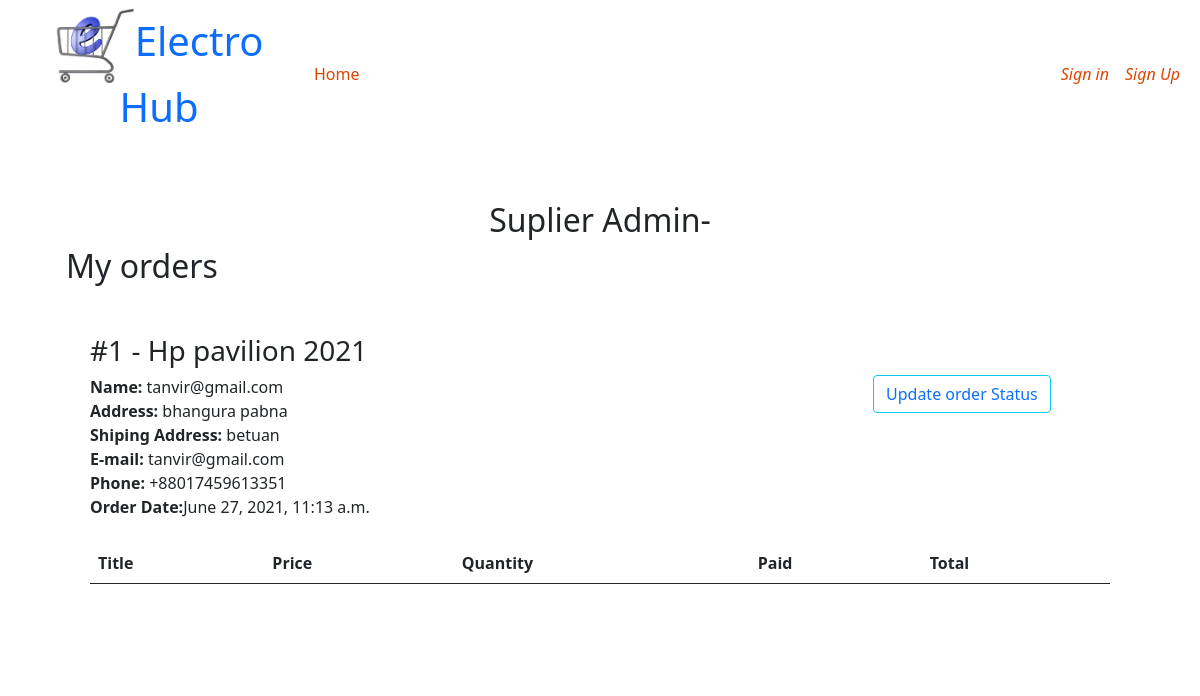
/seller/all/orders, run on the app's committed database.
### order/models.py (models this page shows, shortened)
class Order(models.Model):
    CANCEL = 'cancel'
    PENDING = 'pending'
    RECIVED = 'recived'
    STATUS_CHOICES = (
        (CANCEL, 'cancel'),
        (PENDING,  'pending'),
        (RECIVED, 'recived')
    )
    product = models.ForeignKey(Product, related_name='orders',
                                on_delete=models.CASCADE )
    customer = models.ForeignKey(Customer,
                                 on_delete=models.CASCADE)
    quantity = models.IntegerField(default=1)
    price = models.DecimalField(max_digits=20,decimal_places=15)
    address = models.CharField(max_length=250, default='', blank=True)
    phone = models.CharField(max_length=50, default='', blank=True)
    order_area=models.CharField(max_length=250, default='', blank=True)
    order_status=models.CharField(max_length=20, choices=STATUS_CHOICES, default=PENDING)
    status = models.BooleanField(default=False,null=True,blank=True)
    vendor= models.ManyToManyField(Seller, related_name='orders')
    CASH_ON_DELIVERY = 'cash_on_delivery'
    CARD = 'card'
    PAYMENT_STATUS_CHOICES = (
      (CASH_ON_DELIVERY ,'cash_on_delivery'),
   ( CARD ,'card'),
    )
    payment_status=models.CharField(null=True,blank=True,max_length=20, choices=PAYMENT_STATUS_CHOICES, default=CASH_ON_DELIVERY)
    date = models.DateTimeField(default=timezone.now)

### shop/models.py (models this page shows, shortened)
class Product(models.Model):
    product_type=[
        ('New','New'),
        ('Latest','Latest')
    ]
    width=200
    height=200
    category = models.ForeignKey(Subcategory,related_name="products" ,on_delete=models.CASCADE)
    parent = models.ForeignKey('self', related_name='variants', on_delete=models.CASCADE, blank=True, null=True)
    name = models.CharField(max_length=200)
    slug=models.SlugField(max_length=50,unique=True)
    price = models.IntegerField(default=0)
    currency=models.CharField(max_length=50,default='', null=True ,blank=True)
    del_price=models.CharField(max_length=50,null=True,blank=True)
    offers_price=models.CharField(max_length=60,null=True,blank=True)
    product_type=models.CharField(max_length=70,null=True,blank=True,choices=product_type)
    stock = models.IntegerField(default=1,null=True,blank=True)
    description = models.TextField(verbose_name='description')
    image=models.ImageField(blank=True,upload_to='shop/product/images',width_field='width',height_field='height')
    suplier = models.ForeignKey(Seller, related_name='products',default='admin@gmail.com' ,on_delete=models.CASCADE)
    num_visits = models.IntegerField(default=0)
    last_visit = models.DateTimeField(blank=True, null=True)
    is_featured=models.BooleanField(default=False)
    date_created = models.DateTimeField(auto_now_add=True)
    is_approved=models.BooleanField(default=False)
    def post_images(self):
        return mark_safe('<img src="{}" width="100" hieght="100" />' .format(self.image.url))
    post_images.short_description='Profile picture'
    post_images.alow_tags=True

### users/models.py (models this page shows, shortened)
class CustomUser(AbstractBaseUser, PermissionsMixin):
    email = LowercaseEmailField(_('email address'), unique=True)
    name = models.CharField(max_length=255)
    is_staff = models.BooleanField(default=False)
    is_active = models.BooleanField(default=True)
    is_customer = models.BooleanField(default=False)
    is_seller= models.BooleanField(default=False)
    date_joined = models.DateTimeField(default=timezone.now)
    phone=PhoneNumberField(default='+880')
    profession=models.CharField(max_length=500,default='')
    address = models.CharField(max_length=1000,default='')
    Company_name = models.CharField(max_length=250 ,default='')
    warehouse_location = models.CharField(max_length=1000 ,default='')
    goodstype=models.CharField(max_length=250 ,default='')
    images=models.ImageField(upload_to='profile/images' ,verbose_name='profile_pic',max_length=200,default='profile.jpg',blank=True)
    email_confirmed = models.BooleanField(default=False)
    class Meta:
        ordering=('-pk',)
    def post_images(self):
        return mark_safe('<img src="{}" width="100" hieght="100" />' .format(self.images.url))
    post_images.short_description='Profile picture'
    post_images.alow_tags=True
    class Types(models.TextChoices):
        CUSTOMER = "Customer", "CUSTOMER"
        SELLER = "Seller", "SELLER"
    types=list[Types.CUSTOMER]
    default_type = types
    type = MultiSelectField(choices=Types.choices, default=[], null=True, blank=True)
    USERNAME_FIELD = 'email'
    REQUIRED_FIELDS = []
    objects = CustomUserManager()
    def __str__(self):
        return self.email

### seller/views.py (the view)
# urls.py: path('all/orders', AllOrder, name='all_orders'),
def AllOrder(request):
    orders=Order.objects.all().order_by('-id')
    orderitem=OrderItem.get_orderitem_by_seller(orders)
    return render(request, template_name='allorders.html', context={'orders':orders,'orderitem':orderitem })

### order/models.py (called while the page is built)
    @staticmethod
    def get_orderitem_by_seller(order_id):
        return OrderItem.objects.filter(order__in=order_id ).order_by('-product')

### shop/context_processors.py (called while the page is built)
def main_categories(request):
    main_categories=Subcategory.objects.filter(parent=None).order_by('pk')
    main_1st=main_categories[0:2]
    main_2nd=main_categories[2:]
    info=MyShop.objects.all()
    return {'main_categories':main_categories,'main_1st':main_1st,'main_2nd':main_2nd ,'info':info}

### seller/templates/allorders.html (shortened to what this page needs)
{% extends 'seller_base.html'%}
{%block content%}
{% load crispy_forms_tags %}
<div class="container emp-profile">
   <center> <h2>Suplier Admin- {{vendor.name}}</h2></center>
            <form method="post">
                <div class="box">
                    <h2 class="is-size-3 mb-4">My orders</h2>
                    {% if orders %}
                        {% for order in orders %}
                            <div class="{% if order.fully_paid %}has-background-success-light{% else %}has-background-info-light{% endif %} mb-2 p-4">
                                <div class="columns is-multiline">
                                    <div class="column is-6">
                                        <h3 class="is-size-4">#{{ order.id }} - {{ order.product.name }} </h3>
                                    </div>
                                    <div class="column is-12">
                                       <div class="row">
                                           <div class="col-lg-9">
                                            <b>Name:</b> {{ order.customer }} <br>
                                            <b>Address:</b> {{ order.address }}<br>
                                            <b>Shiping Address:</b> {{ order.order_area }}<br>
                                            <b>E-mail:</b> {{ order.customer.email }}<br>
                                            <b>Phone:</b> {{ order.phone }} <br>
                                            <b>Order Date:</b>{{order.date}}
                                           </div>
                                           <div class="col-lg-3">
                                               <button class="btn btn-outline-info" ><a href="{% url 'product_order_update' order.id %}">Update order Status</a></button>
                                           </div>
                                       </div>
                                        <table class="table is-fullwidth mt-4">
                                            <thead>
                                                <tr>
                                                    <th>Title</th>
                                                    <th>Price</th>
                                                    <th>Quantity</th>
                                                    <th>Paid</th>
                                                    <th>Total</th>
                                                </tr>
                                            </thead>
                                        </table>
                                    </div>
                                </div>
                            </div>
                        {% endfor %}
                    {% endif %}
                </div>
            </form>
        </div>
{%endblock%}

### seller/templates/seller_base.html (style rules this page uses)
body { background-image: url('https://neilpatel.com/wp-content/uploads/2015/04/ecommerce.jpg'); height: 100%; width: 100%; overflow-y: scroll; }
a { text-decoration: none; }

### seller/templates/allorders.html (style rules this page uses)
.emp-profile { padding: 3%; margin-top: 1.5%; margin-bottom: 3%; border-radius: 0.5rem; background: #fff; }

### data on the page
Order: id "1", product.name "Hp pavilion 2021", customer "tanvir@gmail.com", address "bhangura pabna", order_area "betuan", customer.email "tanvir@gmail.com", phone "+88017459613351", date "June 27, 2021, 11:13 a.m."
